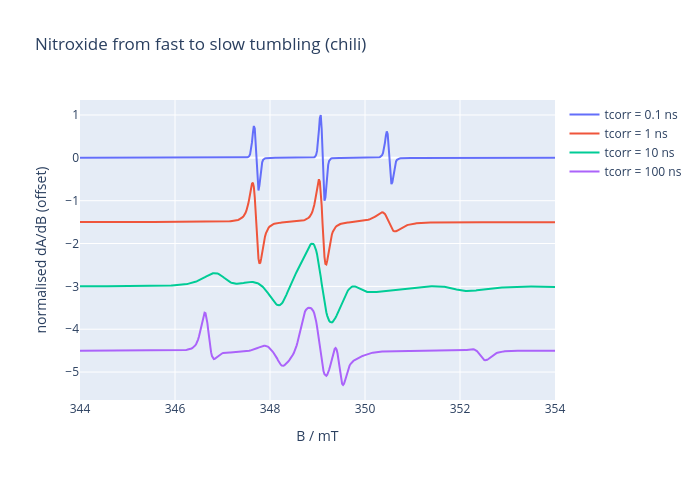

This figure's notebook cell:
### Code cell
import plotly.graph_objects as go

fig = go.Figure()
for k, (tc, s) in enumerate(spectra.items()):
    fig.add_trace(
        go.Scatter(x=s.x, y=s.spec / np.abs(s.spec).max() - 1.5 * k, mode="lines", name=f"tcorr = {tc * 1e9:g} ns")
    )
fig.update_layout(
    title="Nitroxide from fast to slow tumbling (chili)",
    xaxis_title="B / mT",
    yaxis_title="normalised dA/dB (offset)",
    width=700,
    height=480,
)
fig

### Figure 1 — Plotly figure (JSON) as saved in the notebook; plotly's stock layout.template omitted (floating-point values rounded to 4 significant figures; data arrays with more than 128 entries replaced by an {"elided": "..."} marker saying what was removed)
{"data": [{"mode": "lines", "name": "tcorr = 0.1 ns", "x": {"elided": "512 float values"}, "y": {"elided": "512 float values"}, "type": "scatter"}, {"mode": "lines", "name": "tcorr = 1 ns", "x": {"elided": "512 float values"}, "y": {"elided": "512 float values"}, "type": "scatter"}, {"mode": "lines", "name": "tcorr = 10 ns", "x": {"elided": "512 float values"}, "y": {"elided": "512 float values"}, "type": "scatter"}, {"mode": "lines", "name": "tcorr = 100 ns", "x": {"elided": "512 float values"}, "y": {"elided": "512 float values"}, "type": "scatter"}], "layout": {"title": {"text": "Nitroxide from fast to slow tumbling (chili)"}, "xaxis": {"title": {"text": "B / mT"}}, "yaxis": {"title": {"text": "normalised dA/dB (offset)"}}, "width": 700, "height": 480}}
